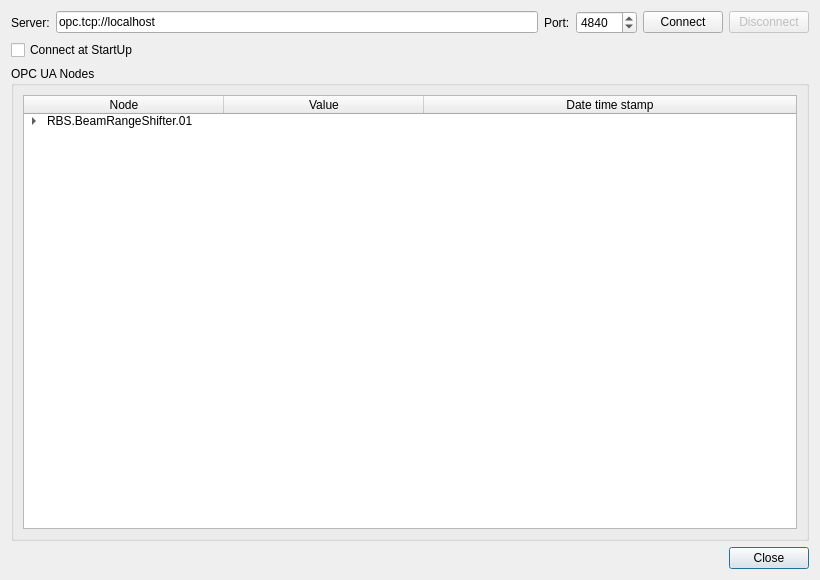
<?xml version="1.0" encoding="UTF-8"?>
<ui version="4.0">
 <class>OpcUaClientDialog</class>
 <widget class="QDialog" name="OpcUaClientDialog">
  <property name="geometry">
   <rect>
    <x>0</x>
    <y>0</y>
    <width>820</width>
    <height>580</height>
   </rect>
  </property>
  <property name="windowTitle">
   <string>OPC UA Client Dialog</string>
  </property>
  <layout class="QGridLayout" name="gridLayout_2">
   <item row="1" column="0">
    <widget class="QDialogButtonBox" name="buttonBox">
     <property name="orientation">
      <enum>Qt::Horizontal</enum>
     </property>
     <property name="standardButtons">
      <set>QDialogButtonBox::Close</set>
     </property>
    </widget>
   </item>
   <item row="0" column="0">
    <layout class="QGridLayout" name="gridLayout">
     <item row="0" column="4">
      <widget class="QPushButton" name="connectPushButton">
       <property name="text">
        <string>Connect</string>
       </property>
      </widget>
     </item>
     <item row="0" column="2">
      <widget class="QLabel" name="label_2">
       <property name="text">
        <string>Port:</string>
       </property>
      </widget>
     </item>
     <item row="0" column="0">
      <widget class="QLabel" name="label">
       <property name="text">
        <string>Server:</string>
       </property>
      </widget>
     </item>
     <item row="0" column="5">
      <widget class="QPushButton" name="disconnectPushButton">
       <property name="enabled">
        <bool>false</bool>
       </property>
       <property name="text">
        <string>Disconnect</string>
       </property>
      </widget>
     </item>
     <item row="2" column="0" colspan="6">
      <widget class="QGroupBox" name="groupBox">
       <property name="title">
        <string>OPC UA Nodes</string>
       </property>
       <layout class="QGridLayout" name="gridLayout_3">
        <item row="0" column="0">
         <widget class="QTreeWidget" name="opcUaNodesTreeWidget">
          <attribute name="headerDefaultSectionSize">
           <number>200</number>
          </attribute>
          <column>
           <property name="text">
            <string>Node</string>
           </property>
           <property name="textAlignment">
            <set>AlignHCenter|AlignVCenter|AlignCenter</set>
           </property>
          </column>
          <column>
           <property name="text">
            <string>Value</string>
           </property>
           <property name="textAlignment">
            <set>AlignHCenter|AlignVCenter|AlignCenter</set>
           </property>
          </column>
          <column>
           <property name="text">
            <string>Date time stamp</string>
           </property>
           <property name="textAlignment">
            <set>AlignHCenter|AlignVCenter|AlignCenter</set>
           </property>
          </column>
          <item>
           <property name="text">
            <string notr="true">RBS.BeamRangeShifter.01</string>
           </property>
           <property name="text">
            <string notr="true"/>
           </property>
           <property name="text">
            <string notr="true"/>
           </property>
           <item>
            <property name="text">
             <string notr="true">State</string>
            </property>
            <property name="text">
             <string notr="true"/>
            </property>
            <property name="text">
             <string notr="true"/>
            </property>
           </item>
           <item>
            <property name="text">
             <string notr="true">ValueCode</string>
            </property>
            <property name="text">
             <string notr="true"/>
            </property>
            <property name="text">
             <string/>
            </property>
           </item>
           <item>
            <property name="text">
             <string notr="true">ValueThickness</string>
            </property>
            <property name="text">
             <string notr="true"/>
            </property>
            <property name="text">
             <string/>
            </property>
           </item>
           <item>
            <property name="text">
             <string notr="true">HeartBeat</string>
            </property>
            <property name="text">
             <string notr="true"/>
            </property>
            <property name="text">
             <string/>
            </property>
           </item>
          </item>
         </widget>
        </item>
       </layout>
      </widget>
     </item>
     <item row="0" column="1">
      <widget class="QLineEdit" name="opcUaServerPathLineEdit">
       <property name="text">
        <string notr="true">opc.tcp://localhost</string>
       </property>
      </widget>
     </item>
     <item row="0" column="3">
      <widget class="QSpinBox" name="opcUaServerPortSpinBox">
       <property name="maximum">
        <number>65535</number>
       </property>
       <property name="value">
        <number>4840</number>
       </property>
      </widget>
     </item>
     <item row="1" column="0" colspan="6">
      <widget class="QCheckBox" name="opcUaConnectAtStartupCheckBox">
       <property name="text">
        <string>Connect at StartUp</string>
       </property>
      </widget>
     </item>
    </layout>
   </item>
  </layout>
 </widget>
 <resources/>
 <connections/>
</ui>
